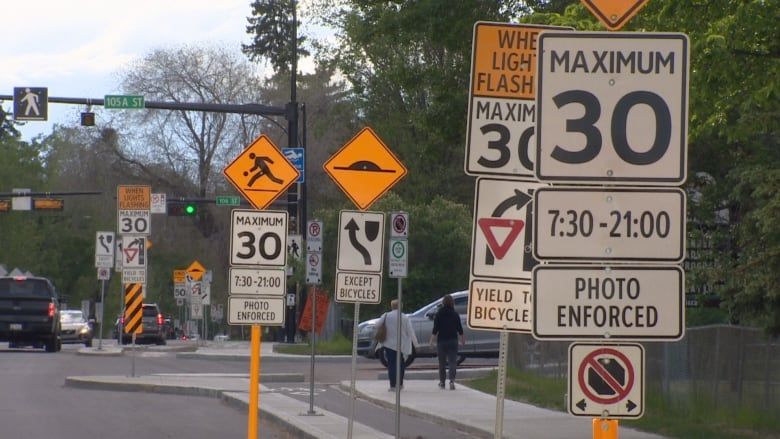
#> input picture TSR/Real_Images/signs1.jpg, 780 x 439 px, found by its file name
$ jupyter execute 'seg(colour).ipynb'   (older library calls are emulated)
#> lines starting #> are read from the running program, lines starting #| are printed output that depends on the picture; after the words box and inside, x2 and y2 are one past the last pixel; in counts of white or black regions, pixels touching at a corner belong together
[cell 1]
import sys
import cv2
import matplotlib.pyplot as plt
import numpy as np

# Read stop1.jpg as sample_img and display
sample_img = cv2.imread('signs1.jpg')
#> sample_img is the input picture: shape (439, 780, 3); mean B, G, R 99.3, 107.2, 112.8
sample_img = cv2.cvtColor(sample_img, cv2.COLOR_BGR2RGB)
print (sample_img.shape)
#| (439, 780, 3)
plt.imshow(sample_img)
plt.show()

[cell 2]
# Convert to HSV
hsv_img = cv2.cvtColor(sample_img, cv2.COLOR_RGB2HSV)
#> hsv_img: shape (439, 780, 3); mean H, S, V 61.4, 49.7, 117.3

# Get 2 different shades of red and obtain mask to detect any reds in-between
lower_red = (0, 50, 50)
upper_red = (10, 255, 255)
mask0 = cv2.inRange(hsv_img, lower_red, upper_red)
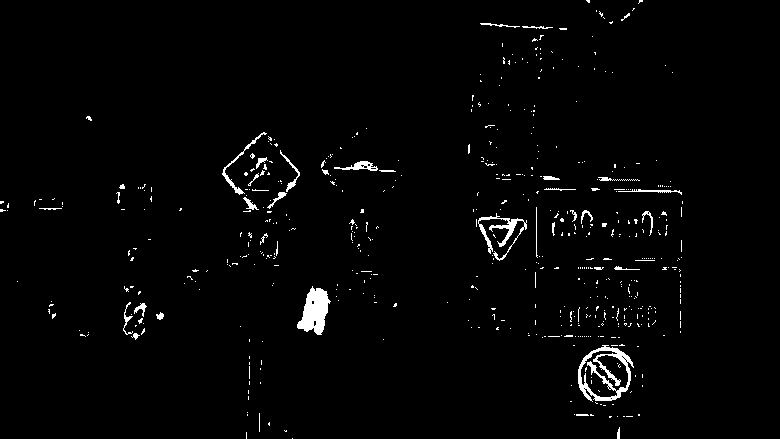
#> mask0: shape (439, 780); 1.9% white; 542 white regions (504 under 20 px), largest, box (x1, y1, x2, y2) and area: (578, 345, 634, 402) 1076, (297, 286, 331, 335) 973, (478, 213, 527, 261) 546

lower_red = (170, 50, 50)
upper_red = (180, 255, 255)
mask1 = cv2.inRange(hsv_img, lower_red, upper_red)
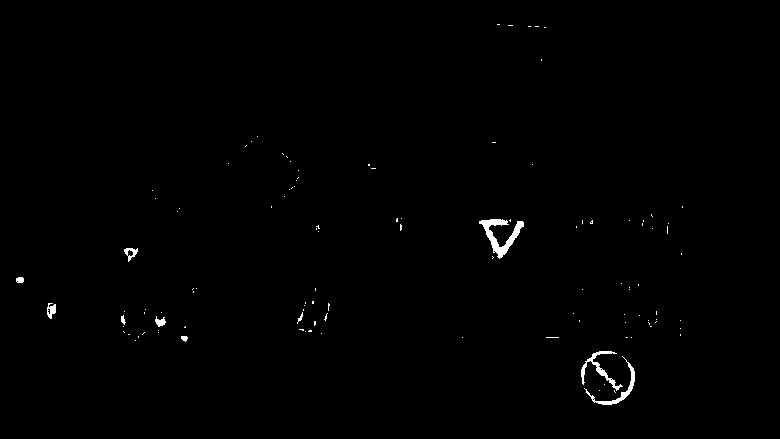
#> mask1: shape (439, 780); 0.55% white; 113 white regions (103 under 20 px), largest, box (x1, y1, x2, y2) and area: (479, 219, 524, 259) 605, (581, 351, 623, 391) 335, (584, 356, 635, 405) 310

loose_mask = mask0 + mask1
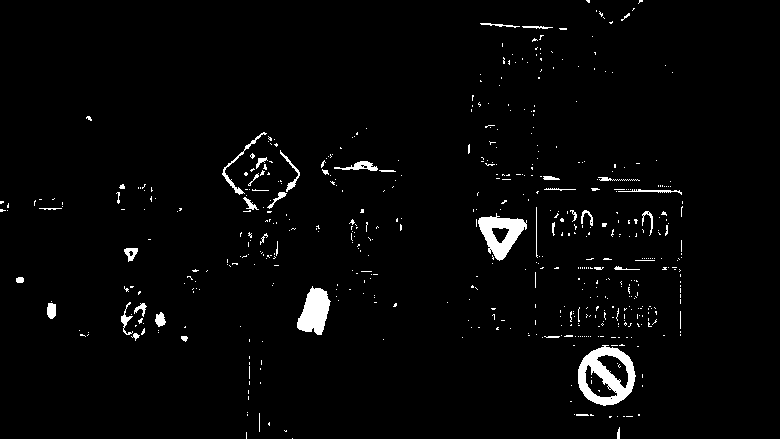
#> loose_mask: shape (439, 780); 2.5% white; 550 white regions (506 under 20 px)

[cell 3]
# Display mask
plt.imshow(loose_mask, cmap='gray')
plt.show()

[cell 4]
# TODO strict segmentation

ret,thresh = cv2.threshold(loose_mask,125,255,0)
_,contours, _ = cv2.findContours(thresh,cv2.RETR_TREE,cv2.CHAIN_APPROX_NONE)
#> contours = 573 contours, 545 with area under 20; largest, box (x1, y1, x2, y2) and area: (578, 345, 636, 406) 2581, (478, 213, 527, 261) 1240, (297, 286, 331, 335) 994, (596, 354, 629, 389) 516, (584, 364, 618, 398) 496

sorted_contour = sorted(contours, key=cv2.contourArea)[-3:]
#> sorted_contour = 3 contours; box (x1, y1, x2, y2) and area: (578, 345, 636, 406) 2581, (478, 213, 527, 261) 1240, (297, 286, 331, 335) 994
size = sample_img.shape
#> size = (439, 780, 3)
m = sample_img
#np.zeros(size, dtype=np.uint8)

for i, cnt in enumerate(sorted_contour):
    color = (0,255,0)
    cv2.drawContours(m, cnt, -1, color, thickness=2)
#> this loop made 3 passes
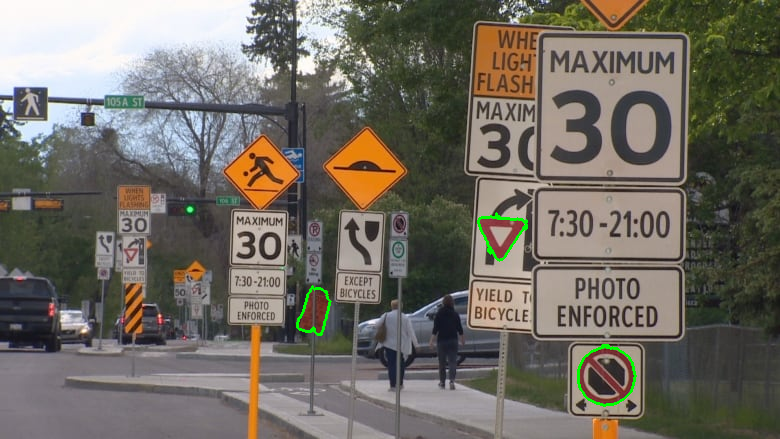
#> m: shape (439, 780, 3); mean R, G, B 112.3, 107.8, 98.9

#cv2.imwrite("contours.jpg", m);

$ run again, with TSR/Real_Images/stop1.jpg copied over TSR/Real_Images/signs1.jpg
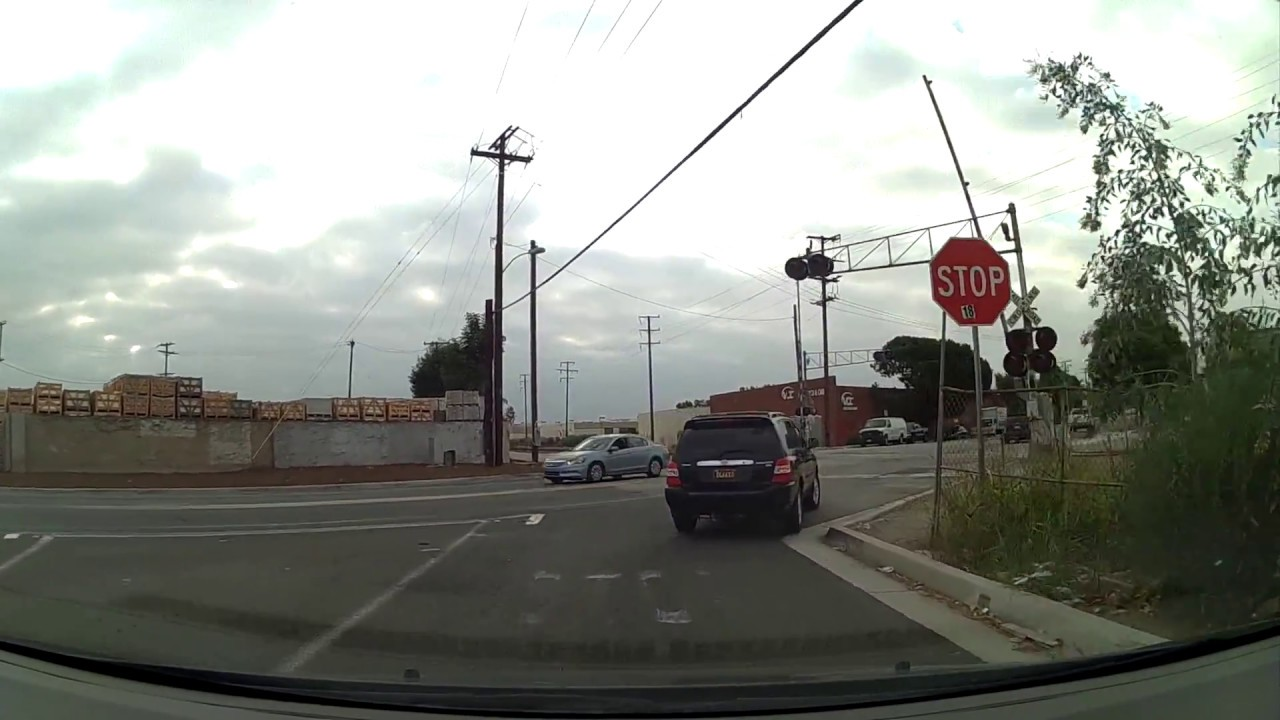
#> input picture TSR/Real_Images/stop1.jpg, 1280 x 720 px, found by its file name
#> sample_img is the input picture: shape (720, 1280, 3); mean B, G, R 136.3, 142.7, 140.1
#| (720, 1280, 3)
#> hsv_img: shape (720, 1280, 3); mean H, S, V 41.8, 31.6, 144.2
#> `mask0 = cv2.inRange(hsv_img, lower_red, upper_red)`:
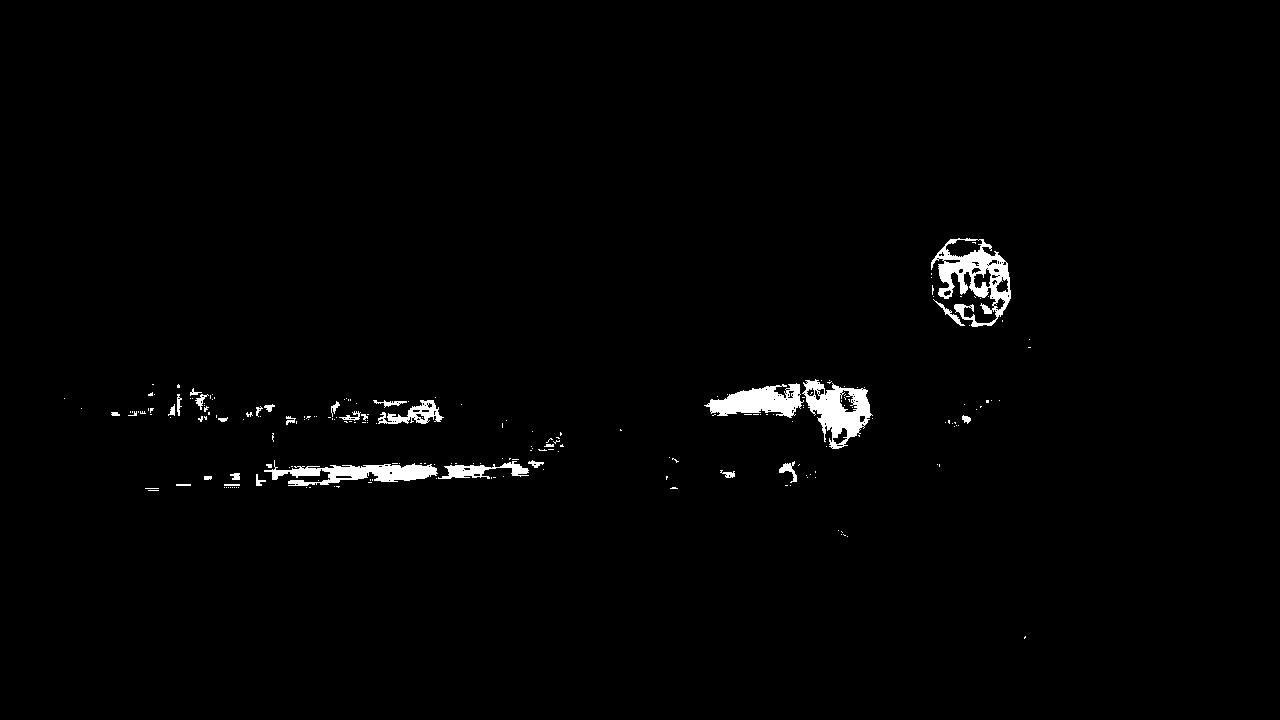
#> mask0: shape (720, 1280); 1.4% white; 217 white regions (185 under 20 px), largest, box (x1, y1, x2, y2) and area: (931, 238, 1011, 327) 2820, (802, 379, 873, 449) 2361, (264, 460, 438, 486) 2065
#> mask1: shape (720, 1280); 0.39% white; 69 white regions (52 under 20 px), largest, box (x1, y1, x2, y2) and area: (931, 258, 1005, 326) 1631, (946, 240, 982, 257) 413, (974, 268, 991, 288) 190
#> loose_mask: shape (720, 1280); 1.8% white; 202 white regions (171 under 20 px)
#> contours = 298 contours, 265 with area under 20; largest, box (x1, y1, x2, y2) and area: (931, 238, 1011, 327) 5532, (704, 378, 873, 449) 4912, (264, 460, 438, 486) 1797, (378, 400, 444, 424) 668, (438, 461, 529, 479) 586
#> sorted_contour = 3 contours; box (x1, y1, x2, y2) and area: (931, 238, 1011, 327) 5532, (704, 378, 873, 449) 4912, (264, 460, 438, 486) 1797
#> the loop `for i, cnt in enumerate(sorted_contour):` made 3 passes
#> after the loop `for i, cnt in enumerate(sorted_contour):`:
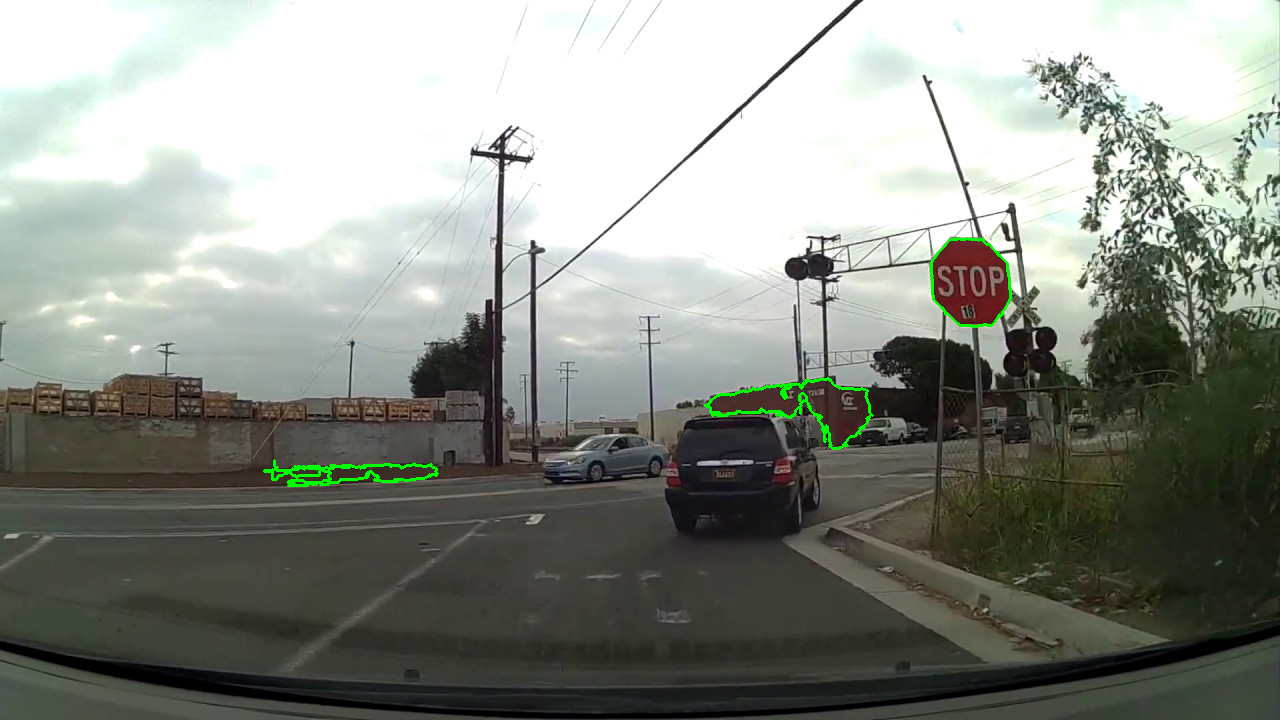
#> m: shape (720, 1280, 3); mean R, G, B 139.7, 143.6, 136.1

$ run again, with TSR/Real_Images/test1.jpg copied over TSR/Real_Images/signs1.jpg
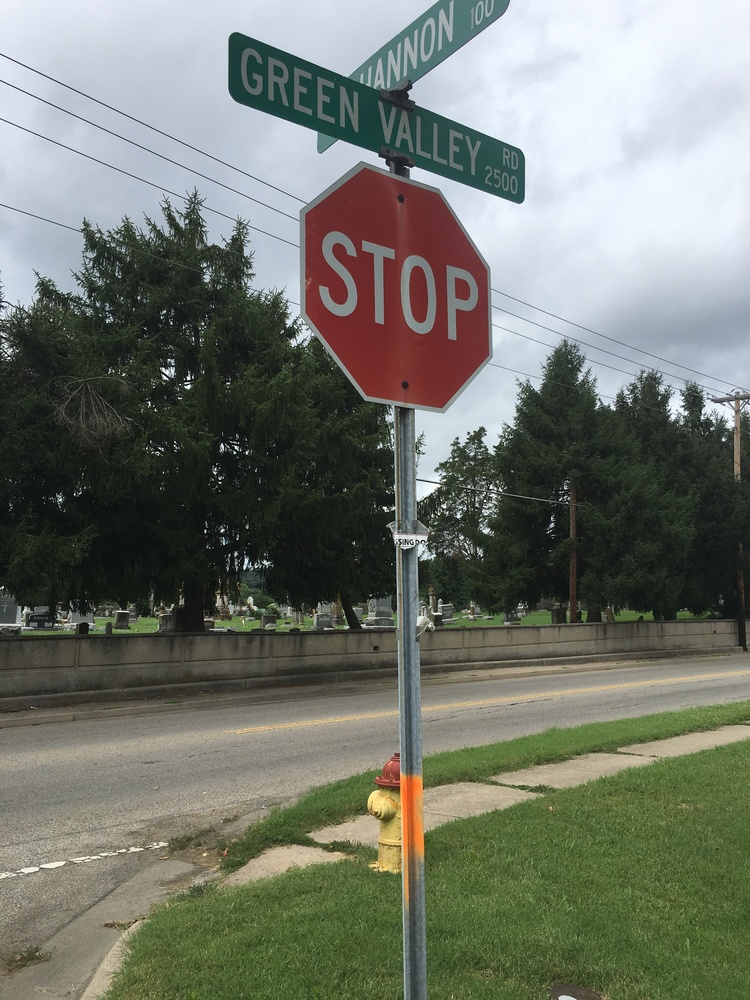
#> input picture TSR/Real_Images/test1.jpg, 750 x 1000 px, found by its file name
#> sample_img is the input picture: shape (1000, 750, 3); mean B, G, R 108.3, 118.7, 114.2
#| (1000, 750, 3)
#> hsv_img: shape (1000, 750, 3); mean H, S, V 62.6, 58.5, 125.3
#> `mask0 = cv2.inRange(hsv_img, lower_red, upper_red)`:
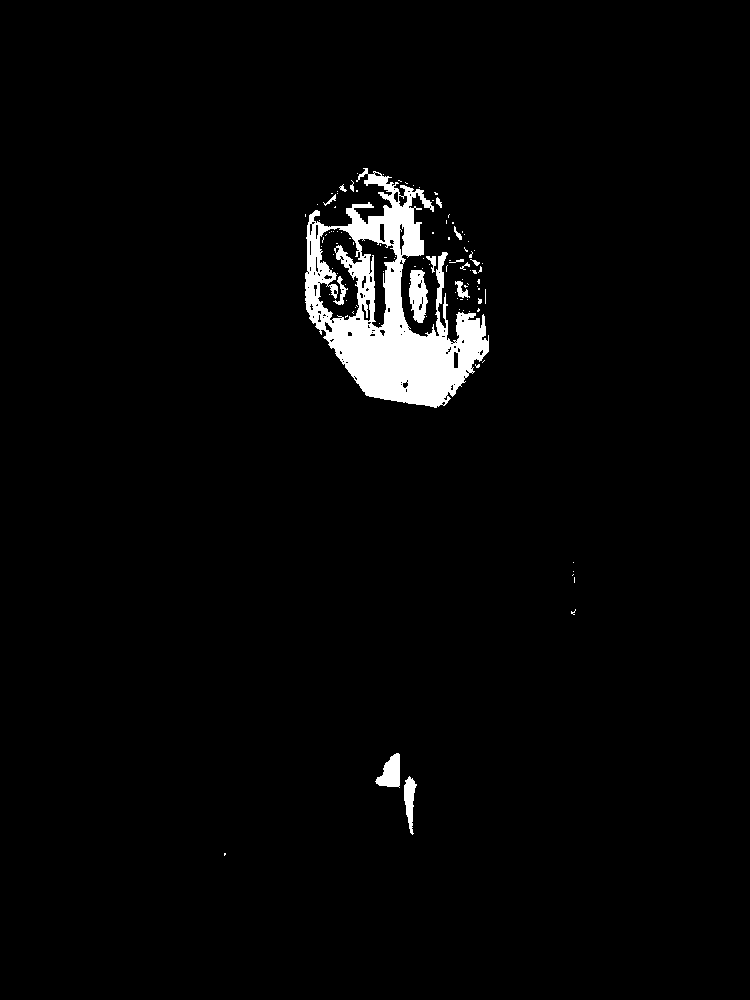
#> mask0: shape (1000, 750); 2.8% white; 105 white regions (90 under 20 px), largest, box (x1, y1, x2, y2) and area: (305, 168, 489, 408) 18115, (409, 270, 428, 323) 706, (375, 753, 400, 788) 548
#> mask1: shape (1000, 750); 1.2% white; 152 white regions (111 under 20 px), largest, box (x1, y1, x2, y2) and area: (386, 178, 489, 341) 3956, (305, 169, 392, 274) 2347, (318, 252, 342, 302) 243
#> loose_mask: shape (1000, 750); 4% white; 11 white regions (6 under 20 px)
#> contours = 17 contours, 6 with area under 20; largest, box (x1, y1, x2, y2) and area: (305, 168, 489, 408) 33270, (400, 255, 437, 335) 2345, (319, 231, 358, 317) 1581, (446, 265, 479, 341) 1486, (361, 239, 396, 325) 1032
#> sorted_contour = 3 contours; box (x1, y1, x2, y2) and area: (305, 168, 489, 408) 33270, (400, 255, 437, 335) 2345, (319, 231, 358, 317) 1581
#> the loop `for i, cnt in enumerate(sorted_contour):` made 3 passes
#> after the loop `for i, cnt in enumerate(sorted_contour):`:
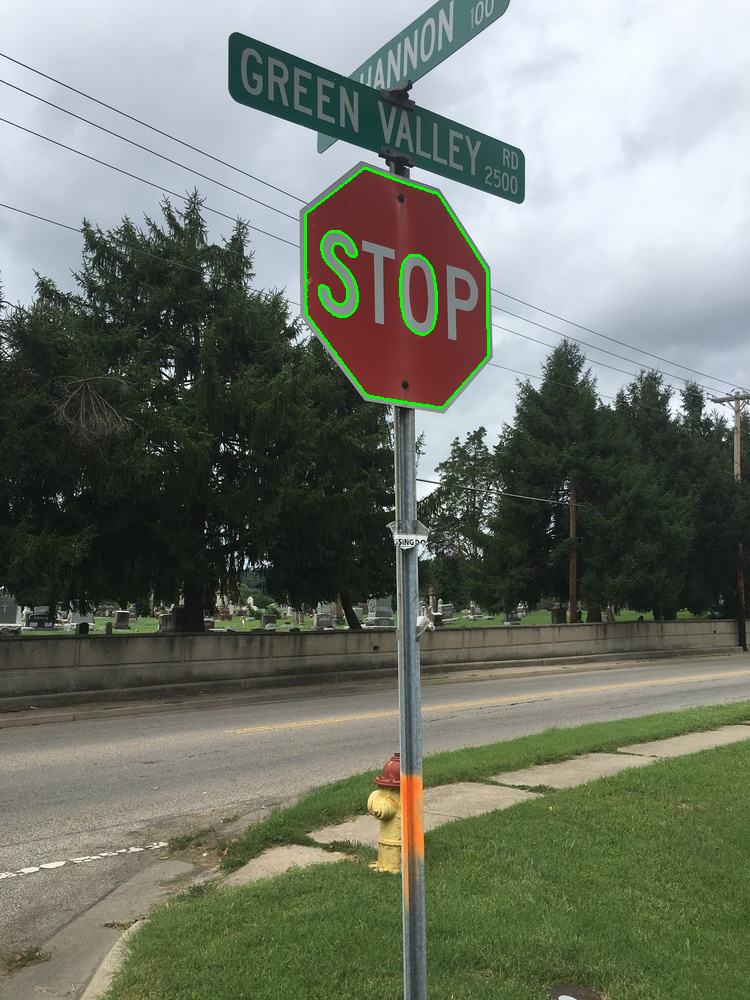
#> m: shape (1000, 750, 3); mean R, G, B 113.7, 119.5, 107.9

$ run again, with TSR/Real_Images/test2.jpg copied over TSR/Real_Images/signs1.jpg
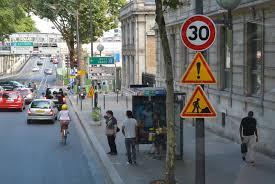
#> input picture TSR/Real_Images/test2.jpg, 275 x 184 px, found by its file name
#> sample_img is the input picture: shape (184, 275, 3); mean B, G, R 109.7, 111, 108.1
#| (184, 275, 3)
#> hsv_img: shape (184, 275, 3); mean H, S, V 76.9, 52.2, 121.3
#> `mask0 = cv2.inRange(hsv_img, lower_red, upper_red)`:
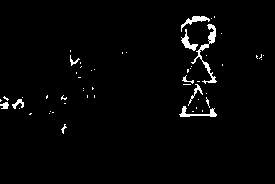
#> mask0: shape (184, 275); 2.2% white; 55 white regions (45 under 20 px), largest, box (x1, y1, x2, y2) and area: (191, 24, 217, 84) 295, (179, 106, 217, 117) 147, (181, 16, 210, 32) 132
#> mask1: shape (184, 275); 0.91% white in thin lines or dots, all inside (x1, y1, x2, y2) = (0, 16, 224, 137)
#> loose_mask: shape (184, 275); 3.1% white; 56 white regions (47 under 20 px)
#> contours = 59 contours, 51 with area under 20; largest, box (x1, y1, x2, y2) and area: (181, 16, 217, 84) 1044, (186, 20, 211, 46) 440, (0, 95, 25, 110) 238, (179, 106, 217, 117) 99, (188, 84, 203, 106) 36, (61, 121, 67, 134) 27, (70, 55, 81, 66) 24, (0, 90, 15, 94) 23
#> sorted_contour = 3 contours; box (x1, y1, x2, y2) and area: (181, 16, 217, 84) 1044, (186, 20, 211, 46) 440, (0, 95, 25, 110) 238
#> the loop `for i, cnt in enumerate(sorted_contour):` made 3 passes
#> after the loop `for i, cnt in enumerate(sorted_contour):`:
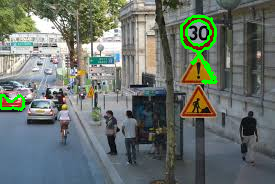
#> m: shape (184, 275, 3); mean R, G, B 105.5, 114.3, 108.3
